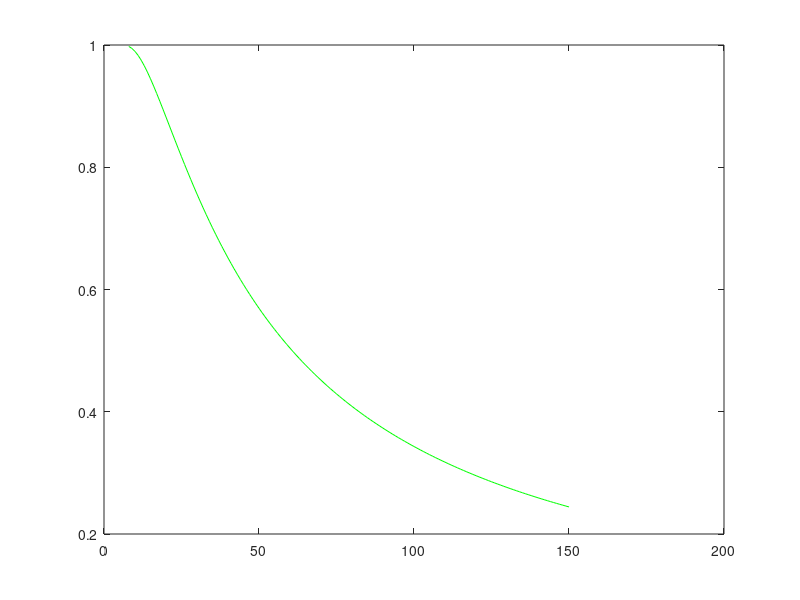

Source code (MATLAB):
n = 7;

mVals = 8:150;
prob = zeros(size(mVals));
for i = 1:length(mVals)
    
    m = mVals(i);

    numer = nchoosek(m-1,n-1);
    denom = nchoosek(n+m-1,n-1);
    prob(i)= 1-(numer/denom);
    
    
end

figure 
plot(mVals,prob,'g-');